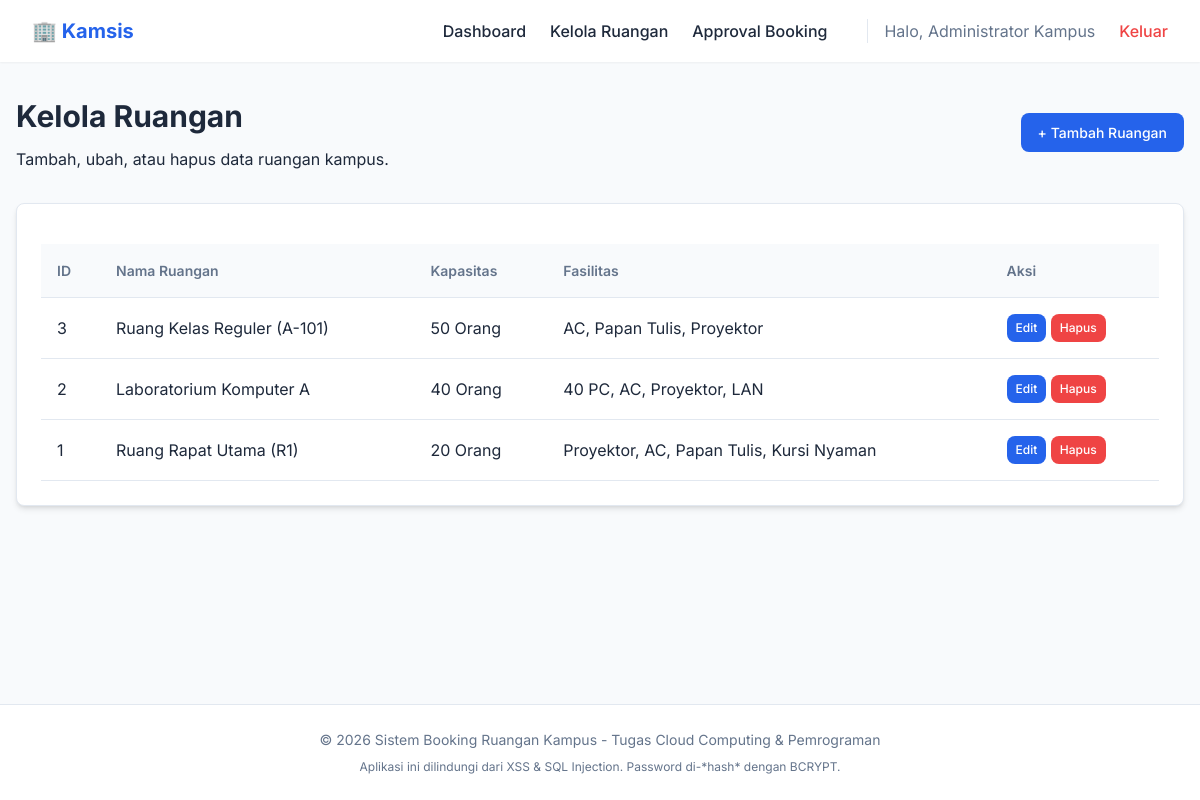
The app's page /admin/manage_rooms.php (signed in) with its own data.
### tables this page shows
CREATE TABLE IF NOT EXISTS rooms (
    id INT AUTO_INCREMENT PRIMARY KEY,
    nama_ruangan VARCHAR(100) NOT NULL,
    kapasitas INT NOT NULL,
    fasilitas TEXT NOT NULL,
    foto VARCHAR(255) DEFAULT NULL
);

### config/security.php (called while the page is built, shortened)
<?php
function escape($data) {
    return htmlspecialchars($data, ENT_QUOTES, 'UTF-8');
}
?>

### admin/manage_rooms.php (the view, shortened to what this page needs)
<?php
require_once '../config/database.php';
require_once '../config/security.php';
$action = $_GET['action'] ?? 'list';
require_once '../includes/header.php';
?>
<div style="display: flex; justify-content: space-between; align-items: center; margin-bottom: 2rem;">
    <div>
        <h1 class="page-title">Kelola Ruangan</h1>
        <p class="text-muted">Tambah, ubah, atau hapus data ruangan kampus.</p>
    </div>
    <?php if ($action === 'list'): ?>
        <a href="manage_rooms.php?action=add" class="btn btn-primary">+ Tambah Ruangan</a>
    <?php else: ?>
        <a href="manage_rooms.php" class="btn" style="border: 1px solid var(--border-color);">Kembali ke Daftar</a>
    <?php endif; ?>
</div>
<?php if ($action === 'list'): ?>
    <div class="card">
        <div class="table-responsive">
            <table class="table">
                <thead>
                    <tr>
                        <th>ID</th>
                        <th>Nama Ruangan</th>
                        <th>Kapasitas</th>
                        <th>Fasilitas</th>
                        <th>Aksi</th>
                    </tr>
                </thead>
                <tbody>
                    <?php
                    $rooms = $pdo->query("SELECT * FROM rooms ORDER BY id DESC")->fetchAll();
                    if (count($rooms) > 0):
                        foreach ($rooms as $r):
                    ?>
                        <tr>
                            <td><?= $r['id'] ?></td>
                            <td><?= escape($r['nama_ruangan']) ?></td>
                            <td><?= $r['kapasitas'] ?> Orang</td>
                            <td><?= escape($r['fasilitas']) ?></td>
                            <td>
                                <a href="manage_rooms.php?action=edit&id=<?= $r['id'] ?>" class="btn btn-sm btn-primary">Edit</a>
                                <a href="manage_rooms.php?action=delete&id=<?= $r['id'] ?>" class="btn btn-sm btn-danger" onclick="return confirm('Hapus ruangan ini secara permanen?');">Hapus</a>
                            </td>
                        </tr>
                    <?php
                        endforeach;
                    else: ?>
                        <tr><td colspan="5" style="text-align:center;">Belum ada ruangan yang didaftarkan.</td></tr>
                    <?php endif; ?>
                </tbody>
            </table>
        </div>
    </div>
<?php endif; ?>
<?php require_once '../includes/footer.php'; ?>

### includes/header.php (shortened to what this page needs)
<?php
$dir_name = basename(dirname(__DIR__));
$base_url = "http://" . $_SERVER['HTTP_HOST'] . "/" . $dir_name . "/";
?>
<!DOCTYPE html>
<html lang="id">
<head>
    <link rel="stylesheet" href="<?= $base_url ?>assets/css/style.css">
</head>
<body>
<?php
if (isset($_SESSION['user_id'])):
?>
<nav class="navbar">
    <div class="navbar-brand">
        🏢 Kamsis
    </div>
    <div class="navbar-menu">
        <?php if ($_SESSION['role'] === 'admin'): ?>
            <a href="<?= $base_url ?>admin/dashboard_admin.php">Dashboard</a>
            <a href="<?= $base_url ?>admin/manage_rooms.php">Kelola Ruangan</a>
            <a href="<?= $base_url ?>admin/manage_bookings.php">Approval Booking</a>
        <?php else: ?>
            <a href="<?= $base_url ?>user/dashboard_user.php">Dashboard</a>
            <a href="<?= $base_url ?>user/rooms.php">Daftar Ruangan</a>
            <a href="<?= $base_url ?>user/my_bookings.php">Riwayat Booking</a>
        <?php endif; ?>
        <span style="color: var(--text-muted); margin-left: 1rem; border-left: 1px solid var(--border-color); padding-left: 1rem;">
            Halo, <?= htmlspecialchars($_SESSION['nama_lengkap']) ?>
        </span>
        <a href="<?= $base_url ?>auth/logout.php" class="btn-logout" onclick="return confirm('Yakin ingin keluar?');">Keluar</a>
    </div>
</nav>
<?php endif; ?>
<main class="container">

### includes/footer.php (shortened to what this page needs)
</main>
<footer>
    <p>&copy; <?= date("Y") ?> Sistem Booking Ruangan Kampus - Tugas Cloud Computing & Pemrograman</p>
    <p style="font-size: 0.75rem; margin-top: 0.5rem; color: var(--text-muted);">
        Aplikasi ini dilindungi dari XSS & SQL Injection. Password di-*hash* dengan BCRYPT.
    </p>
</footer>
</body>
</html>

### assets/css/style.css (style rules this page uses)
:root { --primary-color: #2563eb; --primary-hover: #1d4ed8; --bg-color: #f8fafc; --card-bg: #ffffff; --text-dark: #1e293b; --text-muted: #64748b; --border-color: #e2e8f0; --danger: #ef4444; --success: #10b981; --warning: #f59e0b; --shadow-sm: 0 1px 2px 0 rgb(0 0 0 / 0.05); --shadow-md: 0 4px 6px -1px rgb(0 0 0 / 0.1), 0 2px 4px -2px rgb(0 0 0 / 0.1); --shadow-lg: 0 10px 15px -3px rgb(0 0 0 / 0.1), 0 4px 6px -4px rgb(0 0 0 / 0.1); --border-radius: 8px; --transition: all 0.3s ease; }
* { margin: 0; padding: 0; box-sizing: border-box; }
body { font-family: 'Inter', sans-serif; background-color: var(--bg-color); color: var(--text-dark); line-height: 1.5; display: flex; flex-direction: column; min-height: 100vh; }
a { text-decoration: none; color: var(--primary-color); transition: var(--transition); }
.navbar { background-color: var(--card-bg); box-shadow: var(--shadow-sm); padding: 1rem 2rem; display: flex; justify-content: space-between; align-items: center; position: sticky; top: 0; z-index: 50; }
.navbar-brand { font-size: 1.25rem; font-weight: 700; color: var(--primary-color); display: flex; align-items: center; gap: 0.5rem; }
.navbar-menu { display: flex; gap: 1.5rem; align-items: center; }
.navbar-menu a { color: var(--text-dark); font-weight: 500; }
.btn-logout { color: var(--danger) !important; }
.container { width: 100%; max-width: 1200px; margin: 0 auto; padding: 2rem 1rem; flex: 1; }
.page-title { font-size: 1.875rem; font-weight: 700; margin-bottom: 0.5rem; }
.card { background-color: var(--card-bg); border-radius: var(--border-radius); box-shadow: var(--shadow-md); padding: 1.5rem; border: 1px solid var(--border-color); }
.btn { display: inline-flex; align-items: center; justify-content: center; padding: 0.5rem 1rem; font-size: 0.875rem; font-weight: 500; border-radius: var(--border-radius); cursor: pointer; border: 1px solid transparent; transition: var(--transition); text-align: center; }
.btn-primary { background-color: var(--primary-color); color: white !important; }
.btn-danger { background-color: var(--danger); color: white !important; }
.btn-sm { padding: 0.25rem 0.5rem; font-size: 0.75rem; }
.table-responsive { overflow-x: auto; }
.table { width: 100%; border-collapse: collapse; margin-top: 1rem; }
.table th, .table td { padding: 1rem; text-align: left; border-bottom: 1px solid var(--border-color); }
.table th { background-color: #f8fafc; font-weight: 600; font-size: 0.875rem; color: var(--text-muted); }
footer { background-color: var(--card-bg); padding: 1.5rem; text-align: center; color: var(--text-muted); font-size: 0.875rem; border-top: 1px solid var(--border-color); margin-top: auto; }

### records on screen
rooms: id "3", nama_ruangan "Ruang Kelas Reguler (A-101)", kapasitas "50", fasilitas "AC, Papan Tulis, Proyektor"
rooms: id "2", nama_ruangan "Laboratorium Komputer A", kapasitas "40", fasilitas "40 PC, AC, Proyektor, LAN"
rooms: id "1", nama_ruangan "Ruang Rapat Utama (R1)", kapasitas "20", fasilitas "Proyektor, AC, Papan Tulis, Kursi Nyaman"

### other values on screen
$_SESSION['nama_lengkap'] "Administrator Kampus"
